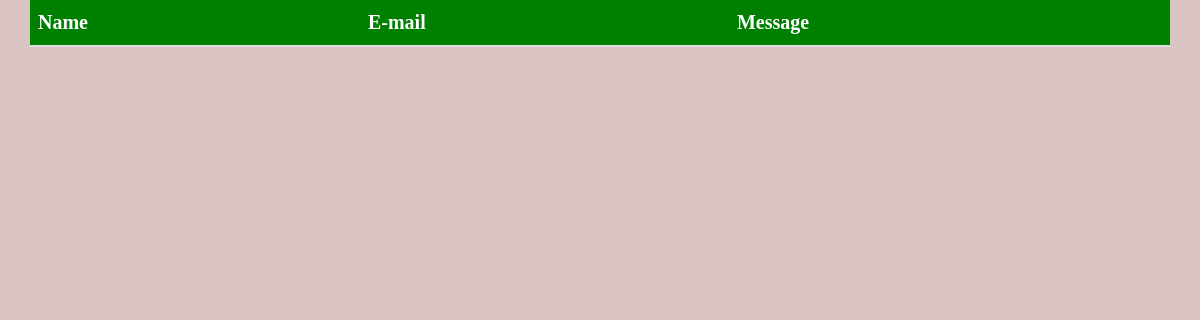
/Admin/contacts.php, run on an earlier commit of the app's database.
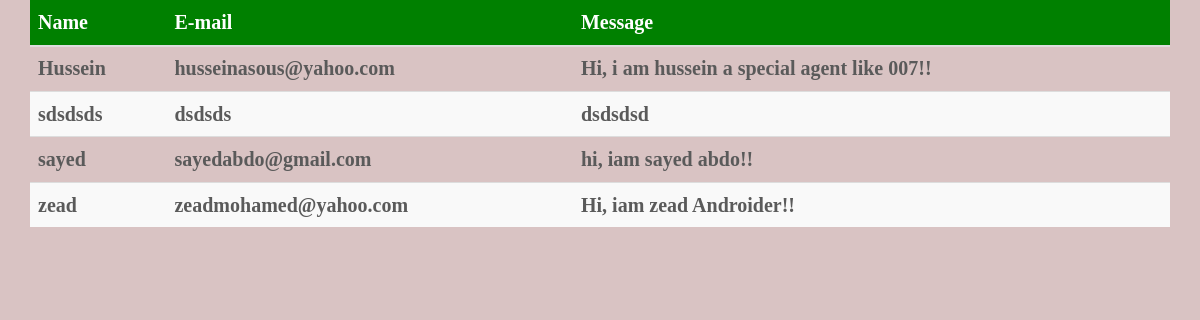
And on a later commit of the database.
### tables this page shows
CREATE TABLE IF NOT EXISTS `contacts` (
  `id` int(11) NOT NULL AUTO_INCREMENT,
  `name` varchar(50) NOT NULL,
  `email` varchar(50) NOT NULL,
  `message` text NOT NULL,
  PRIMARY KEY (`id`),
  UNIQUE KEY `id` (`id`)
);

### Admin/contacts.php (the view, shortened to what this page needs)
<!DOCTYPE html>
<html>
    <?php
    include "connect.php";
    ?>
    <head>
    <link href="Css/bootstrap.min.css" rel="stylesheet">
    <link href="Css/products.css" rel="stylesheet" />
    <link href="Css/index.css" rel="stylesheet" />
</head>
    <body>
    <div class="container-fluid">
    <div class="table-responsive">
        <div class="container-fluid">
        <div class="row">
        <div class="col-md-12">
  <table class="table table-striped">
    <thead class="aaa">
        <th>Name</th>
        <th>E-mail</th>
        <th>Message</th>
    </thead>
      <tbody>
          <tr>
          <?php
                            $stmt = $con->prepare('select * from contacts');
                            $stmt->execute();
                            $rows = $stmt->fetchAll();
                            foreach($rows as $row)
                            {
                            echo"<tr>";
                            echo"<th>".$row['name']."</th>";
                            echo"<th>".$row['email']."</th>";
                            echo"<th>".$row['message']."</th>";
                            echo"</tr>";
                            }
                            ?>
      </tr>
    </tbody>
  </table>
        </div>
            </div>
</div>
    </div>
        </div>
</body>
</html>
<?php
include $tpl . "footer.php";
?>

What changed in the data, as far as the page shows it:
added contacts: name "Hussein", email "husseinasous@yahoo.com", message "Hi, i am hussein a special agent like 007!!"
added contacts: name "sdsdsds", email "dsdsds", message "dsdsdsd"
added contacts: name "sayed", email "sayedabdo@gmail.com", message "hi, iam sayed abdo!!"
added contacts: name "zead", email "zeadmohamed@yahoo.com", message "Hi, iam zead Androider!!"
